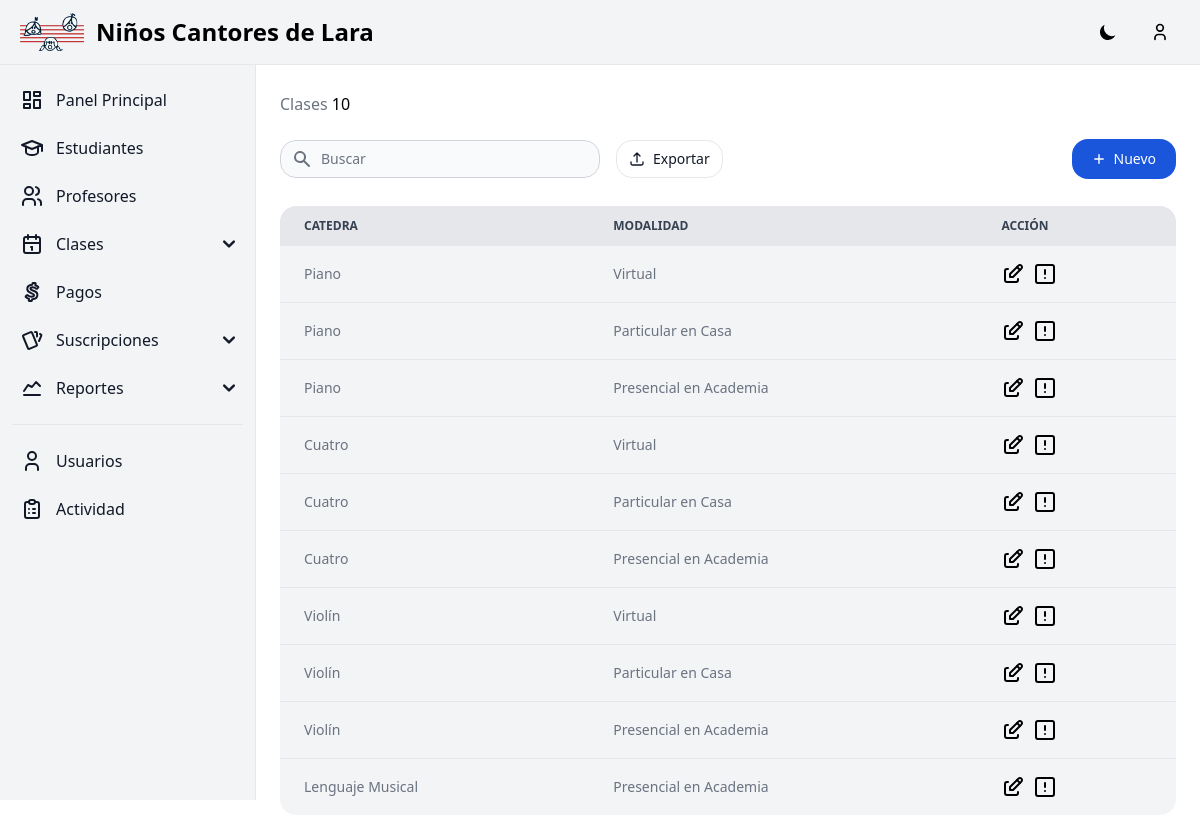
/lesson_types/ (signed in), run on an earlier commit of the app's database.
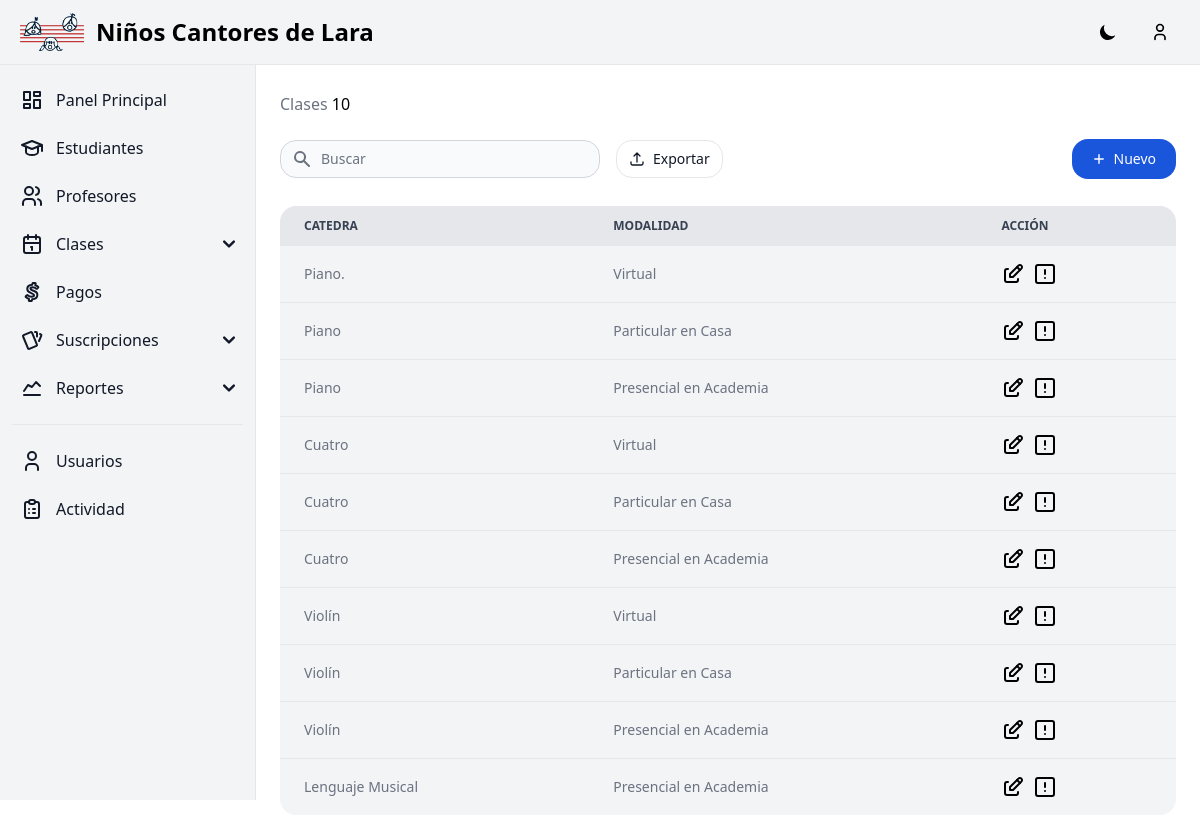
And on a later commit of the database.
### apps/home/models.py (models this page shows, shortened)
class LessonType(models.Model):
    cathedra = models.CharField(verbose_name=_('Cathedra'), max_length=255)
    modality = models.CharField(verbose_name=_('Modality'), max_length=255)
    class Meta:
        constraints = [
            UniqueConstraint(fields=['cathedra', 'modality'], name='unique_lesson_type')
        ]

### apps/lesson_types/views.py (the view)
# urls.py: path('', LessonTypes_ListView.as_view(), name='lesson-types-list'),
class LessonTypes_ListView(ListView):
    model = LessonType
    template_name = 'home/lesson_types_list.html'
    context_object_name = 'lesson_types'

### templates/home/lesson_types_list.html (shortened to what the changed rows need)
{% extends "base.html" %}
{% block content %}
{% load compress %}
{% load static %}
<div class="relative overflow-x-auto sm:rounded-2xl px-2 pb-4">
    <table class="w-full text-sm text-left text-gray-500 dark:text-gray-400" id="table-file">
        <thead class="text-xs text-gray-700 uppercase bg-gray-200 dark:bg-gray-700 dark:text-gray-400">
            <tr>
                <th scope="col" class="px-6 py-3 rounded-tl-2xl">
                    Catedra
                </th>
                <th scope="col" class="px-6 py-3">
                    Modalidad
                </th>
                <th scope="col" class="px-6 py-3 rounded-tr-2xl">
                    Acción
                </th>
            </tr>
        </thead>
        <tbody>
            {% for lesson_type in lesson_types %}
            <tr class="bg-gray-100 dark:bg-gray-800 dark:border-gray-700 {% if not forloop.last %}border-b{% endif %}" data-status="{% if lesson.lesson_status %}active{% else %}inactive{% endif %}">
                <td class="px-6 py-4 {% if forloop.last %}rounded-bl-2xl{% endif %}">
                    <span class="{% if not lesson_type.cathedra %}text-gray-400{% endif %}">{{ lesson_type.cathedra | default:"Sin establecer" }}</span>
                </td>
                <td class="px-6 py-4">
                    <span class="{% if not lesson_type.modality %}text-gray-400{% endif %}">{{ lesson_type.modality | default:"Sin establecer" }}</span>
                </td>
                <td class="px-6 py-4 {% if forloop.last %}rounded-br-2xl{% endif %}">
                    <div class="flex items-center h-full flex-1 flex-row gap-x-2">
                        <a href="{% url 'lesson-types-update' lesson_type.pk %}" class="font-medium text-black dark:text-white hover:underline">
                        </a>
                        <button
                            class="font-medium text-black dark:text-white hover:underline"
                            onclick="openModal('lessonModal', {
                                'Fecha': '{% if lesson.start_date %}{{ lesson.start_date|date:"l j, g:iA" }}{% endif %}',
                                'Estudiante': '{{ lesson.subscription.student }}',
                                'Precio': '{% if lesson.price %}${{lesson.price}}{% else %}$0{% endif %}',
                                'Profesor': '{{ lesson.teacher }}',
                                'Clase vista': '{% if lesson.lesson_status %}Vista{% else %}No vista{% endif %}',
                            })">
                        </button>
                    </div>
                </td>
            </tr>
            {% endfor %}
        </tbody>
    </table>
</div>
{% endblock %}

What changed in the data, as far as the page shows it:
changed LessonType: cathedra "Piano" → "Piano."
